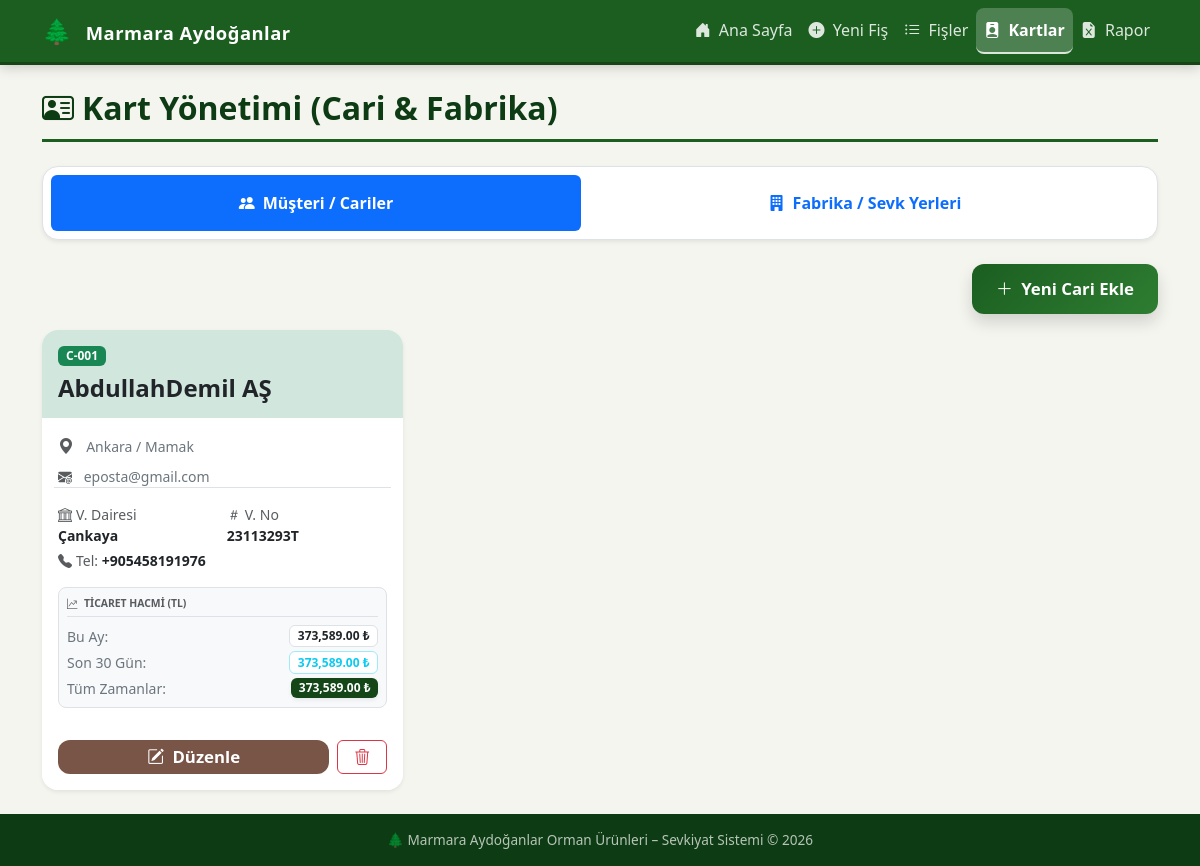
Page /kartlar on the committed database.
### app.py (models this page shows, shortened)
class Cari(db.Model):
    __tablename__ = "cari"
    firma_kodu = db.Column(db.String(20), primary_key=True)
    firma_adi = db.Column(db.String(200), unique=True, nullable=False)
    vergi_dairesi = db.Column(db.String(100))
    vergi_numarasi = db.Column(db.String(50))
    firma_adres = db.Column(db.Text)
    e_posta = db.Column(db.String(100))
    telefon_no = db.Column(db.String(20))

### app.py (the view)
@app.route("/kartlar")
def kartlar():
    now = istanbul_simdi()
    bu_ay_baslangic = now.replace(day=1, hour=0, minute=0, second=0, microsecond=0)
    son_30_gun_baslangic = (now - timedelta(days=30)).replace(hour=0, minute=0, second=0, microsecond=0)
    def hacim_hesapla(firma_adi, tip='cari'):
        sorgu_base = db.session.query(db.func.sum(FisDetayi.toplam_tutar)).join(Fis)
        if tip == 'cari':
            sorgu_base = sorgu_base.filter(Fis.sevk_eden_cari == firma_adi)
        else:
            sorgu_base = sorgu_base.filter(Fis.sevk_yeri_fabrika == firma_adi)
        tum_zamanlar = sorgu_base.scalar() or 0.0
        bu_ay = sorgu_base.filter(Fis.tarih >= bu_ay_baslangic.date()).scalar() or 0.0
        son_30 = sorgu_base.filter(Fis.tarih >= son_30_gun_baslangic.date()).scalar() or 0.0
        return {
            'tum': round(tum_zamanlar, 2),
            'bu_ay': round(bu_ay, 2),
            'son_30': round(son_30, 2)
        }
    cariler = Cari.query.order_by(Cari.firma_kodu).all()
    cariler_data = []
    for c in cariler:
        c.hacim = hacim_hesapla(c.firma_adi, 'cari')
        cariler_data.append(c)
    fabrikalar = Fabrika.query.order_by(Fabrika.firma_kodu).all()
    fabrikalar_data = []
    for f in fabrikalar:
        f.hacim = hacim_hesapla(f.firma_adi, 'fabrika')
        fabrikalar_data.append(f)
    return render_template("kartlar.html", cariler=cariler_data, fabrikalar=fabrikalar_data)

### app.py (called while the page is built)
def get_istanbul_time():
    return datetime.now(pytz.timezone('Europe/Istanbul'))

def istanbul_simdi():
    return get_istanbul_time()

### templates/kartlar.html (shortened to what this page needs)
{% extends "base.html" %}
{% block content %}
<div class="page-header d-flex justify-content-between align-items-center flex-wrap gap-2">
    <h2><i class="bi bi-person-vcard me-2"></i>Kart Yönetimi (Cari & Fabrika)</h2>
</div>
<ul class="nav nav-pills nav-fill mb-4 bg-white p-2 rounded-4 shadow-sm border" id="kartTabs" role="tablist">
    <li class="nav-item" role="presentation">
        <button class="nav-link active fw-bold py-3" id="cari-tab" data-bs-toggle="tab" data-bs-target="#cari-pane" type="button" role="tab">
            <i class="bi bi-people-fill me-2"></i>Müşteri / Cariler
        </button>
    </li>
    <li class="nav-item" role="presentation">
        <button class="nav-link fw-bold py-3" id="fabrika-tab" data-bs-toggle="tab" data-bs-target="#fabrika-pane" type="button" role="tab">
            <i class="bi bi-building-fill me-2"></i>Fabrika / Sevk Yerleri
        </button>
    </li>
</ul>
<div class="tab-content" id="kartTabsContent">
    <div class="tab-pane fade show active" id="cari-pane" role="tabpanel" aria-labelledby="cari-tab">
        <div class="d-flex justify-content-end mb-3">
            <button class="btn btn-ma-primary btn-lg px-4 shadow" data-bs-toggle="modal" data-bs-target="#ekleCariModal">
                <i class="bi bi-plus-lg me-1"></i> Yeni Cari Ekle
            </button>
        </div>
        <div class="row g-3">
            {% for c in cariler %}
            <div class="col-12 col-md-6 col-lg-4">
                <div class="card h-100 border-0 shadow-sm rounded-4 overflow-hidden position-relative">
                    <div class="card-header bg-success-subtle border-0 py-3">
                        <div class="d-flex justify-content-between align-items-center">
                            <span class="badge bg-success text-white px-2 py-1">{{ c.firma_kodu }}</span>
                        </div>
                        <h4 class="fw-bold mt-2 mb-0 text-dark">{{ c.firma_adi }}</h4>
                    </div>
                    <div class="card-body">
                        <div class="mb-2">
                            <i class="bi bi-geo-alt-fill text-muted me-2"></i>
                            <span class="text-secondary small">{{ c.firma_adres or 'Adres girilmemiş' }}</span>
                        </div>
                        <div class="mb-2 small">
                            <i class="bi bi-envelope-at-fill text-muted me-2"></i>
                            <span class="text-secondary">{{ c.e_posta or '-' }}</span>
                        </div>
                        <div class="row g-2 small border-top pt-2">
                            <div class="col-6">
                                <div class="text-muted"><i class="bi bi-bank me-1"></i>V. Dairesi</div>
                                <div class="fw-bold text-dark">{{ c.vergi_dairesi or '-' }}</div>
                            </div>
                            <div class="col-6">
                                <div class="text-muted"><i class="bi bi-hash me-1"></i>V. No</div>
                                <div class="fw-bold text-dark">{{ c.vergi_numarasi or '-' }}</div>
                            </div>
                            <div class="col-12 mt-1">
                                <div class="text-muted"><i class="bi bi-telephone-fill me-1"></i>Tel: <span class="fw-bold text-dark">{{ c.telefon_no or '-' }}</span></div>
                            </div>
                        </div>
                        <div class="mt-3 p-2 rounded-3 bg-light border">
                            <div class="text-uppercase x-small fw-bolder text-muted mb-2 border-bottom pb-1" style="font-size: 0.65rem;">
                                <i class="bi bi-graph-up-arrow me-1"></i> Ticaret Hacmi (TL)
                            </div>
                            <div class="d-flex justify-content-between align-items-center mb-1">
                                <span class="small text-secondary">Bu Ay:</span>
                                <span class="badge bg-white text-dark border fw-bold">{{ "{:,.2f}".format(c.hacim.bu_ay) }} ₺</span>
                            </div>
                            <div class="d-flex justify-content-between align-items-center mb-1">
                                <span class="small text-secondary">Son 30 Gün:</span>
                                <span class="badge bg-white text-info border border-info-subtle fw-bold">{{ "{:,.2f}".format(c.hacim.son_30) }} ₺</span>
                            </div>
                            <div class="d-flex justify-content-between align-items-center">
                                <span class="small text-secondary">Tüm Zamanlar:</span>
                                <span class="badge fw-bold text-white shadow-sm" style="background-color: #144618;">{{ "{:,.2f}".format(c.hacim.tum) }} ₺</span>
                            </div>
                        </div>
                    </div>
                    <div class="card-footer bg-white border-0 p-3 d-flex gap-2">
                        <button class="btn btn-ma-accent flex-grow-1 py-1"
                                data-bs-toggle="modal"
                                data-bs-target="#duzenleModal"
                                data-tur="cari"
                                data-kod="{{ c.firma_kodu }}"
                                data-ad="{{ c.firma_adi }}"
                                data-vd="{{ c.vergi_dairesi }}"
                                data-vn="{{ c.vergi_numarasi }}"
                                data-adr="{{ c.firma_adres }}"
                                data-ep="{{ c.e_posta }}"
                                data-tel="{{ c.telefon_no }}">
                            <i class="bi bi-pencil-square me-1"></i> Düzenle
                        </button>
                        <button class="btn btn-outline-danger py-1 px-3"
                                data-bs-toggle="modal"
                                data-bs-target="#silModal"
                                data-tur="cari"
                                data-kod="{{ c.firma_kodu }}"
                                data-ad="{{ c.firma_adi }}">
                            <i class="bi bi-trash3"></i>
                        </button>
                    </div>
                </div>
            </div>
            {% else %}
            <div class="col-12 text-center py-5">
                <div class="display-1 text-muted opacity-25 mb-3">📂</div>
                <h4 class="text-muted">Henüz kayıtlı cari bulunmuyor.</h4>
            </div>
            {% endfor %}
        </div>
    </div>
</div>
{% endblock %}

### static/style.css (style rules this page uses)
:root { --ma-primary: #1b5e20; --ma-primary-light: #2e7d32; --ma-primary-dark: #0d3b13; --ma-accent: #795548; --ma-accent-light: #a1887f; --ma-bg: #f5f5f0; --ma-card-bg: #ffffff; --ma-text: #263238; --ma-text-muted: #607d8b; --ma-border: #e0e0e0; --ma-success: #2e7d32; --ma-danger: #c62828; --ma-warning: #f57f17; --ma-gradient: linear-gradient(135deg, var(--ma-primary) 0%, var(--ma-primary-light) 100%); --ma-gradient: linear-gradient(135deg, #1b5e20 0%, #2e7d32 100%); --ma-shadow-sm: 0 2px 8px rgba(0,0,0,0.05); --ma-shadow-md: 0 4px 20px rgba(0,0,0,0.08); --ma-shadow-lg: 0 10px 30px rgba(27, 94, 32, 0.15); --ma-transition: all 0.3s cubic-bezier(0.4, 0, 0.2, 1); }
* { box-sizing: border-box; }
body { font-family: 'Segoe UI', Tahoma, Geneva, Verdana, sans-serif; background-color: var(--ma-bg); color: var(--ma-text); min-height: 100vh; }
.page-header { margin-bottom: 1.5rem; padding-bottom: 0.75rem; border-bottom: 3px solid var(--ma-primary); }
.page-header h2 { font-weight: 700; color: var(--ma-primary-dark); margin-bottom: 0; }
.btn-ma-primary { background: var(--ma-gradient); color: #fff; border: none; border-radius: 12px; font-weight: 600; padding: 0.75rem 1.5rem; font-size: 1.05rem; transition: all 0.22s ease; box-shadow: 0 4px 15px rgba(27, 94, 32, 0.25); }
.btn-ma-accent { background: var(--ma-accent); color: #fff; border: none; border-radius: 12px; font-weight: 600; padding: 0.75rem 1.5rem; font-size: 1.05rem; transition: all 0.2s ease; }

### rows in the picture
Cari: firma_kodu "C-001", firma_adi "AbdullahDemil AŞ", firma_adres "Ankara / Mamak", e_posta "eposta@gmail.com", vergi_dairesi "Çankaya", vergi_numarasi "23113293T", telefon_no "+905458191976", hacim.bu_ay "373,589.00", hacim.son_30 "373,589.00", hacim.tum "373,589.00"
